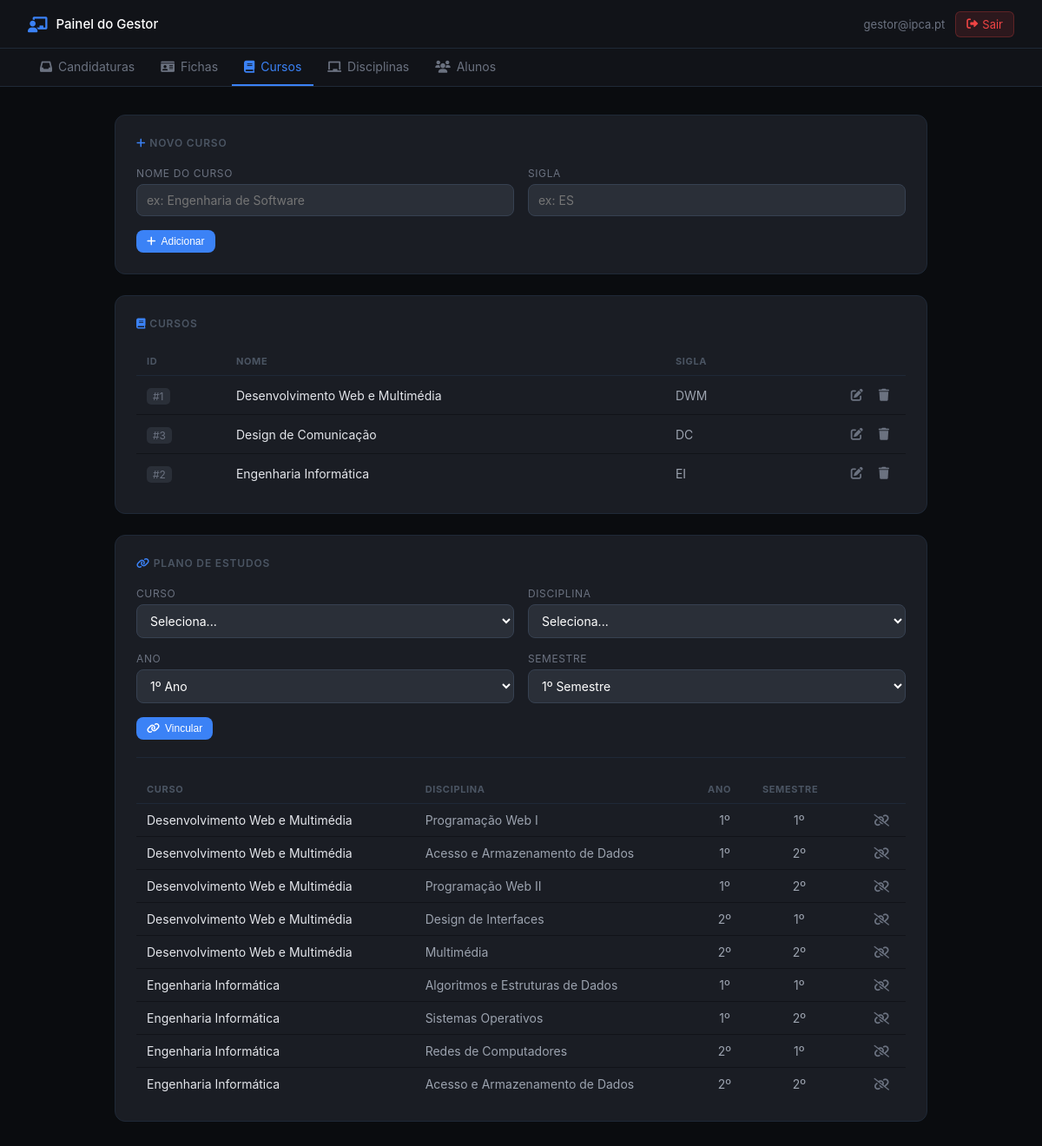
The page /gestor_cursos.php (signed in) on the database its author committed.
### tables this page shows
CREATE TABLE `cursos` (
  `Id_cursos` int(11) NOT NULL,
  `Nome` varchar(255) NOT NULL,
  `Sigla` varchar(10) NOT NULL
);

CREATE TABLE `plano_estudos` (
  `cursos` int(11) NOT NULL,
  `disciplinas` int(11) NOT NULL,
  `ano` tinyint(1) DEFAULT NULL,
  `semestre` tinyint(1) DEFAULT NULL
);

CREATE TABLE `disciplinas` (
  `Id_disciplina` int(11) NOT NULL,
  `nome_disciplina` varchar(255) NOT NULL,
  `Sigla` varchar(10) DEFAULT NULL
);

### gestor_cursos.php (the view, shortened to what this page needs)
<?php
require_once "config.php";
$cursos      = $conn->query("SELECT * FROM cursos ORDER BY Nome");
$plano       = $conn->query("
    SELECT p.cursos AS curso_id, p.disciplinas AS disciplina_id,
           p.ano, p.semestre,
           c.Nome AS nome_curso, d.nome_disciplina
    FROM plano_estudos p
    JOIN cursos c ON p.cursos = c.Id_cursos
    JOIN disciplinas d ON p.disciplinas = d.Id_disciplina
    ORDER BY c.Nome, p.ano, p.semestre, d.nome_disciplina
");
?>
<!DOCTYPE html>
<html lang="pt">
<head>
<link rel="stylesheet" href="https://cdnjs.cloudflare.com/ajax/libs/font-awesome/6.0.0/css/all.min.css">
<?php include 'gestor_nav.php'; ?>
</head>
<body>
<div class="page">
<div class="card">
    <div class="card-title"><i class="fas fa-plus" style="color:#3b82f6"></i> Novo curso</div>
    <form method="POST">
        <div class="form-row">
            <div class="form-group">
                <label>Nome do curso</label>
                <input type="text" name="nome" placeholder="ex: Engenharia de Software" required>
            </div>
            <div class="form-group">
                <label>Sigla</label>
                <input type="text" name="sigla" placeholder="ex: ES" maxlength="10">
            </div>
        </div>
        <button type="submit" name="add_curso" class="btn btn-primary btn-sm">
            <i class="fas fa-plus"></i> Adicionar
        </button>
    </form>
</div>
<div class="card">
    <div class="card-title"><i class="fas fa-book" style="color:#3b82f6"></i> Cursos</div>
    <table>
        <thead><tr><th>ID</th><th>Nome</th><th>Sigla</th><th></th></tr></thead>
        <tbody>
        <?php $cursos->data_seek(0); while ($row = $cursos->fetch_assoc()): ?>
        <tr>
            <td><span class="badge-id">#<?= $row['Id_cursos'] ?></span></td>
            <td class="td-main"><?= htmlspecialchars($row['Nome']) ?></td>
            <td><?= htmlspecialchars($row['Sigla']) ?></td>
            <td style="text-align:right">
                <a href="?edit_curso=<?= $row['Id_cursos'] ?>" class="btn-edit-sm"><i class="fas fa-edit"></i></a>
                <a href="?del_curso=<?= $row['Id_cursos'] ?>" class="btn-danger-sm"
                   onclick="return confirm('Eliminar curso?')"><i class="fas fa-trash"></i></a>
            </td>
        </tr>
        <?php endwhile; ?>
        </tbody>
    </table>
</div>
<div class="card">
    <div class="card-title"><i class="fas fa-link" style="color:#3b82f6"></i> Plano de estudos</div>
    <form method="POST" style="margin-bottom:1rem;">
        <div class="form-row">
            <div class="form-group">
                <label>Curso</label>
                <select name="curso_id" required>
                    <option value="">Seleciona...</option>
                </select>
            </div>
            <div class="form-group">
                <label>Disciplina</label>
                <select name="disciplina_id" required>
                    <option value="">Seleciona...</option>
                </select>
            </div>
        </div>
        <div class="form-row">
            <div class="form-group">
                <label>Ano</label>
                <select name="ano">
                    <option value="1">1º Ano</option>
                </select>
            </div>
            <div class="form-group">
                <label>Semestre</label>
                <select name="semestre">
                    <option value="1">1º Semestre</option>
                </select>
            </div>
        </div>
        <button type="submit" name="add_plano" class="btn btn-primary btn-sm">
            <i class="fas fa-link"></i> Vincular
        </button>
    </form>
    <hr>
    <table>
        <thead><tr><th>Curso</th><th>Disciplina</th><th>Ano</th><th>Semestre</th><th></th></tr></thead>
        <tbody>
        <?php while ($row = $plano->fetch_assoc()): ?>
        <tr>
            <td class="td-main"><?= htmlspecialchars($row['nome_curso']) ?></td>
            <td><?= htmlspecialchars($row['nome_disciplina']) ?></td>
            <td style="text-align:center"><?= $row['ano'] ? $row['ano'].'º' : '—' ?></td>
            <td style="text-align:center"><?= $row['semestre'] ? $row['semestre'].'º' : '—' ?></td>
            <td style="text-align:right">
                <a href="?del_plano_curso=<?= $row['curso_id'] ?>&del_plano_disciplina=<?= $row['disciplina_id'] ?>"
                   class="btn-danger-sm" onclick="return confirm('Remover vínculo?')">
                    <i class="fas fa-unlink"></i>
                </a>
            </td>
        </tr>
        <?php endwhile; ?>
        </tbody>
    </table>
</div>
</div>
</body>
</html>

### gestor_nav.php (style rules this page uses)
* { margin:0;padding:0;box-sizing:border-box; }
body { font-family:-apple-system,BlinkMacSystemFont,'Segoe UI',Roboto,Ubuntu;background:#0a0c0f;color:#e4e6eb;min-height:100vh; }
.page { max-width:1000px;margin:0 auto;padding:2rem; }
.card { background:#1a1d24;border-radius:12px;padding:1.5rem;border:1px solid #1f2937;margin-bottom:1.5rem; }
.card-title { font-size:.75rem;font-weight:600;text-transform:uppercase;letter-spacing:.07em;color:#4b5563;margin-bottom:1.25rem; }
.form-row { display:grid;grid-template-columns:1fr 1fr;gap:1rem; }
.form-group { margin-bottom:1rem; }
.form-group label { display:block;font-size:12px;color:#6b7280;text-transform:uppercase;letter-spacing:.05em;margin-bottom:5px; }
input[type=text],input[type=email],input[type=date],select { width:100%;padding:9px 11px;background:#2a2f38;border:1px solid #374151;border-radius:8px;color:#fff;font-size:14px;transition:.2s;font-family:inherit; }
select option { background:#2a2f38; }
.btn { padding:9px 18px;border:none;border-radius:8px;font-size:13px;cursor:pointer;display:inline-flex;align-items:center;gap:6px;transition:.2s;font-weight:500;text-decoration:none; }
.btn-primary { background:#3b82f6;color:#fff; }
.btn-sm { padding:6px 12px;font-size:12px; }
.btn-danger-sm { background:none;border:none;color:#6b7280;cursor:pointer;padding:5px 7px;border-radius:6px;transition:.2s; }
.btn-edit-sm { background:none;border:none;color:#6b7280;cursor:pointer;padding:5px 7px;border-radius:6px;transition:.2s;text-decoration:none;display:inline-flex;align-items:center; }
table { width:100%;border-collapse:collapse;font-size:14px; }
th { text-align:left;padding:9px 12px;font-size:11px;text-transform:uppercase;letter-spacing:.06em;color:#4b5563;border-bottom:1px solid #1f2937; }
td { padding:10px 12px;border-bottom:1px solid #111318;color:#9ca3af;vertical-align:middle; }
td.td-main { color:#e4e6eb; }
tr:last-child td { border-bottom:none; }
.badge-id { background:#2a2f38;color:#6b7280;padding:2px 7px;border-radius:5px;font-size:12px; }
hr { border:none;border-top:1px solid #1f2937;margin:1.25rem 0; }

### rows shown on the page
cursos: Id_cursos "1", Nome "Desenvolvimento Web e Multimédia", Sigla "DWM"
cursos: Id_cursos "3", Nome "Design de Comunicação", Sigla "DC"
cursos: Id_cursos "2", Nome "Engenharia Informática", Sigla "EI"
plano_estudos: cursos.Nome "Desenvolvimento Web e Multimédia", disciplinas.nome_disciplina "Programação Web I", ano "1", semestre "1"
plano_estudos: cursos.Nome "Desenvolvimento Web e Multimédia", disciplinas.nome_disciplina "Acesso e Armazenamento de Dados", ano "1", semestre "2"
plano_estudos: cursos.Nome "Desenvolvimento Web e Multimédia", disciplinas.nome_disciplina "Programação Web II", ano "1", semestre "2"
plano_estudos: cursos.Nome "Desenvolvimento Web e Multimédia", disciplinas.nome_disciplina "Design de Interfaces", ano "2", semestre "1"
plano_estudos: cursos.Nome "Desenvolvimento Web e Multimédia", disciplinas.nome_disciplina "Multimédia", ano "2", semestre "2"
plano_estudos: cursos.Nome "Engenharia Informática", disciplinas.nome_disciplina "Algoritmos e Estruturas de Dados", ano "1", semestre "1"
plano_estudos: cursos.Nome "Engenharia Informática", disciplinas.nome_disciplina "Sistemas Operativos", ano "1", semestre "2"
plano_estudos: cursos.Nome "Engenharia Informática", disciplinas.nome_disciplina "Redes de Computadores", ano "2", semestre "1"
plano_estudos: cursos.Nome "Engenharia Informática", disciplinas.nome_disciplina "Acesso e Armazenamento de Dados", ano "2", semestre "2"

### other values the page prints
$_SESSION['user'] "gestor@ipca.pt"
$item['label'] "Candidaturas"
$item['label'] "Fichas"
$item['label'] "Cursos"
$item['label'] "Disciplinas"
$item['label'] "Alunos"
